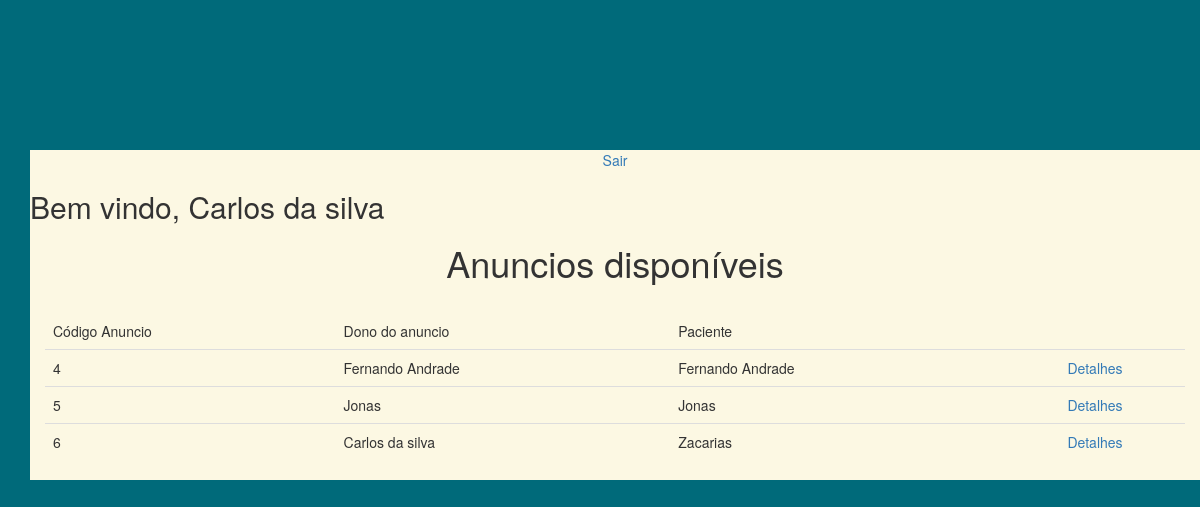
Page /index.php?page=Home.php (signed in) on the committed database.
### tables this page shows
CREATE TABLE `anuncios` (
  `IdAnuncio` int(11) NOT NULL,
  `FkIdClienteCriadorInAnuncios` int(11) DEFAULT NULL,
  `FkIdFormaDePagamentoInAnuncios` int(11) DEFAULT NULL,
  `DataDeCriacao` date DEFAULT NULL,
  `DataServico` date DEFAULT NULL,
  `Aberto` tinyint(1) DEFAULT NULL,
  `DescricaoAnuncio` varchar(300) DEFAULT NULL,
  `FkIdPacienteInAnuncios` int(11) DEFAULT NULL
);

CREATE TABLE `cliente` (
  `Id` int(11) NOT NULL,
  `Nome` varchar(50) DEFAULT NULL,
  `FkFormaDePagamentoPrincipalInCliente` int(11) DEFAULT NULL,
  `DataDeNascimentoUsuario` date DEFAULT NULL,
  `Cpf` varchar(14) DEFAULT NULL,
  `Rg` varchar(14) DEFAULT NULL,
  `email` varchar(80) DEFAULT NULL,
  `LoginUsuario` varchar(30) DEFAULT NULL,
  `senha` varchar(50) DEFAULT NULL,
  `Foto` text NOT NULL,
  `FkIdEndereco` int(11) DEFAULT NULL
);

CREATE TABLE `paciente` (
  `IdPaciente` int(11) NOT NULL,
  `FkIdClienteInPaciente` int(11) DEFAULT NULL,
  `NomePaciente` varchar(50) DEFAULT NULL,
  `DataDeNascimentoPaciente` date DEFAULT NULL
);

### Home.php (the view, shortened to what this page needs)
<?php
$conn = Conectar();
$query = "SELECT * FROM anuncios a LEFT JOIN cliente c on a.FkIdClienteCriadorInAnuncios = c.Id JOIN paciente p on a.FkIdPacienteInAnuncios = p.IdPaciente;";
$result = $conn->query($query);
?>
<div class="container bg-warning">
<a href="./index.php?page=logout.php">Sair</a>
        <table class="table table-striped">
      <thead class="thead-dark">
        <td>Código Anuncio</td>
        <td>Dono do anuncio</td>
        <td>Paciente</td>
    <div class="row">
       <div class="col-11">
        <h2>Bem vindo, <?php echo $_SESSION['nome'];?></h2>
        <h1>Anuncios disponíveis</h1>
    </div>
        <div class="row">
            <div class="col-2">
            <?php
              if ($result->num_rows > 0) {
                while ($row = $result->fetch_assoc()) {
            ?>
            <tr>
            <td><?php echo $row['IdAnuncio']; ?></td>
            <td><?php echo $row['Nome']; ?></td>
            <td><?php echo $row['NomePaciente'];?></td>
            <td>
              <a href="index.php?page=Detalhes_Anuncio.php&idanuncio=<?php echo $row['IdAnuncio'];?>">Detalhes</a>
            </td>
          </tr>
            </div>
        </div>
    </div>
</div>
<?php } } ?>
  <br>

### css/estilo.css (style rules this page uses)
* { margin: 0px; padding: 0px; }
body { background-position: 50% 90%; background-color: #006A7A; }
a { color: black; text-decoration: none; text-align: center; display: block; }
body { background-color: #006A7A; padding-top: 150px; background-position-x: 0; background-position-y: 0; background-repeat: no-repeat; }
h1 { text-align: center; color:white; }

### index.php (style rules this page uses)
body { background-color: #006A7A; padding-top: 150px; background-position-x: 0; background-position-y: 0; background-repeat: no-repeat; }
::placeholder { color: black; }

### rows in the picture
anuncios: IdAnuncio "4", FkIdClienteCriadorInAnuncios.Nome "Fernando Andrade", paciente.NomePaciente "Fernando Andrade"
anuncios: IdAnuncio "5", FkIdClienteCriadorInAnuncios.Nome "Jonas", paciente.NomePaciente "Jonas"
anuncios: IdAnuncio "6", FkIdClienteCriadorInAnuncios.Nome "Carlos da silva", paciente.NomePaciente "Zacarias"

### other values in the picture
$_SESSION['nome'] "Carlos da silva"
